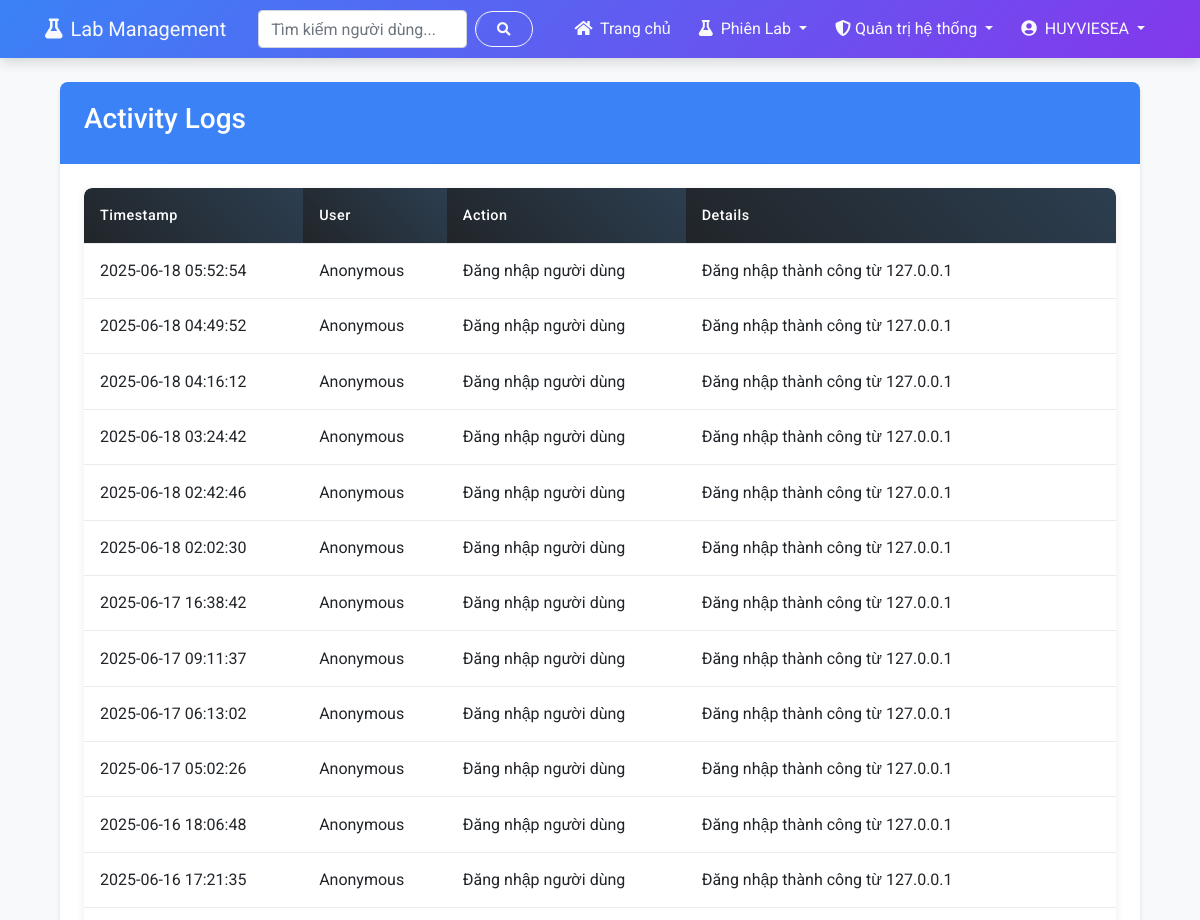
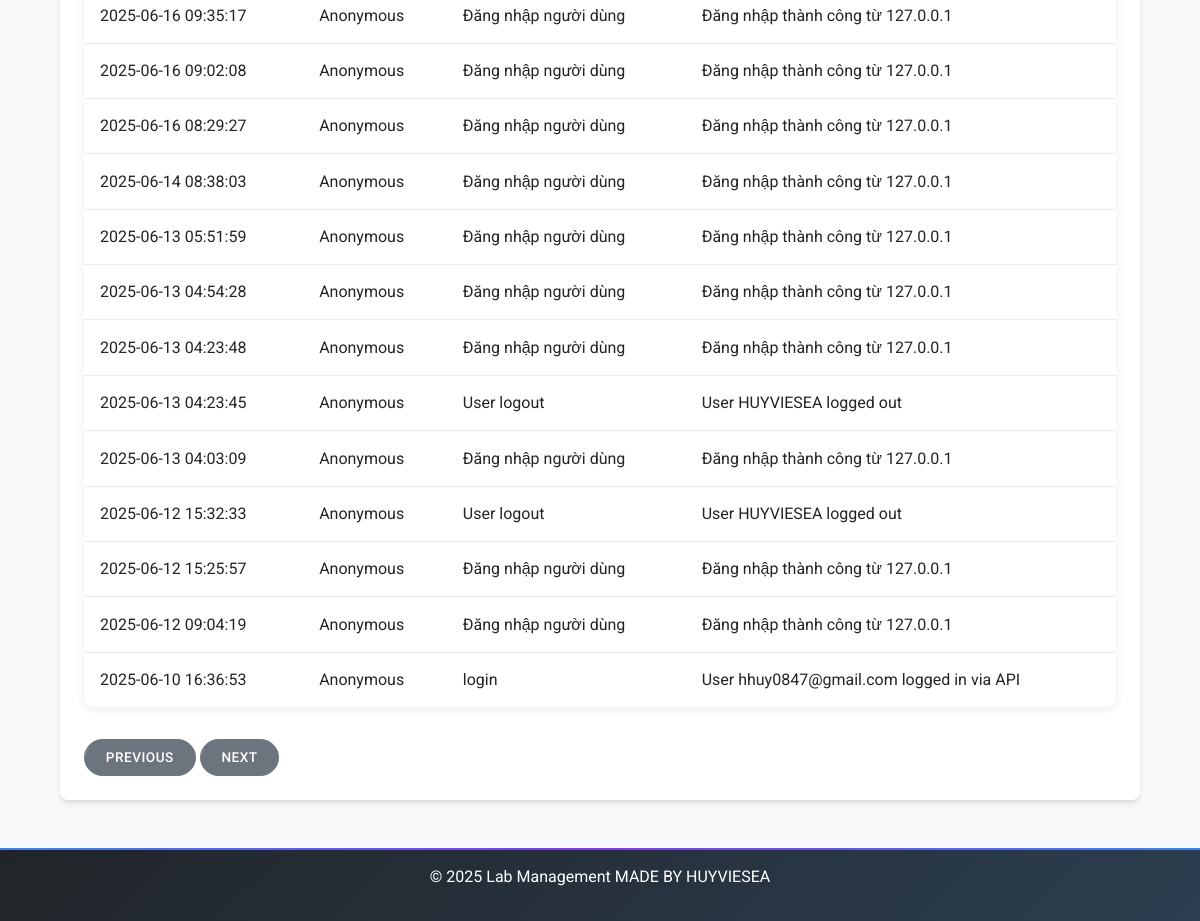
Page /admin/activity-logs/2 (signed in) on the committed database (2 pictures, top to bottom).
### app/models.py (models this page shows, shortened)
class NguoiDung(UserMixin, db.Model):
    id = db.Column(db.Integer, primary_key=True)
    ten_nguoi_dung = db.Column(db.String(80), unique=True, nullable=False)
    email = db.Column(db.String(120), unique=True, nullable=False)
    mat_khau_hash = db.Column(db.String(256))
    vai_tro = db.Column(db.String(20), default="nguoi_dung")  # quan_tri_he_thong, quan_tri_vien, nguoi_dung
    ngay_tao = db.Column(db.DateTime, default=datetime.utcnow)
    last_seen = db.Column(db.DateTime, default=datetime.utcnow)
    bio = db.Column(db.Text, nullable=True)  # Thêm trường bio cho giới thiệu bản thân
    reset_token = db.Column(db.String(100), nullable=True)
    reset_token_expiry = db.Column(db.Integer, nullable=True)  # Unix timestamp
    def is_admin(self):
        return self.vai_tro in ["quan_tri_vien", "quan_tri_he_thong"]
    def is_admin_manager(self):
        return self.vai_tro == "quan_tri_he_thong"

class NhatKyHoatDong(db.Model):
    id = db.Column(db.Integer, primary_key=True)
    nguoi_dung_ma = db.Column(db.Integer, db.ForeignKey("nguoi_dung.id"), nullable=True)
    nguoi_dung = db.relationship("NguoiDung", backref="nhat_ky")
    hanh_dong = db.Column(db.String(128), nullable=False)
    chi_tiet = db.Column(db.Text, nullable=True)
    dia_chi_ip = db.Column(db.String(45), nullable=True)
    thoi_gian = db.Column(db.DateTime, default=datetime.utcnow)

### app/routes/admin.py (the view)
@admin_bp.route('/activity-logs')
@admin_bp.route('/activity-logs/<int:page>')
@login_required
@admin_required
@cached_route(timeout=120, key_prefix='admin_activity_logs')
def activity_logs(page=1):
    per_page = CaiDatHeThong.lay_gia_tri("items_per_page", 25)
    logs = NhatKyHoatDong.query.order_by(NhatKyHoatDong.thoi_gian.desc()).paginate(
        page=page, per_page=per_page, error_out=False
    )
    return render_template("admin/admin_logs.html", logs=logs)

### app/cache/cache_manager.py (called while the page is built, shortened)
    def get_cache(self) -> Optional[Any]:
        if self.cache:
            return self.cache
        try:
            from flask import current_app
            cache_ext = current_app.extensions.get('cache')
            if cache_ext and isinstance(cache_ext, dict):
                for cache_instance in cache_ext.keys():
                    if hasattr(cache_instance, 'get') and hasattr(cache_instance, 'set') and hasattr(cache_instance, 'delete'):
                        return cache_instance
        except Exception as e:
            logger.error(f"Error getting cache: {e}")
            return None

    def record_miss(self):
        self.metrics['misses'] += 1

    def generate_cache_key(self, prefix, *args, **kwargs):
        key_parts = [prefix]
        if hasattr(g, 'current_user') and current_user.is_authenticated:
            key_parts.append(f"user_{current_user.id}")
        for arg in args:
            if isinstance(arg, (str, int, float)):
                key_parts.append(str(arg))
            else:
                key_parts.append(hashlib.md5(str(arg).encode()).hexdigest()[:8])
        for k, v in sorted(kwargs.items()):
            key_parts.append(f"{k}_{v}")
        return "_".join(key_parts)

### app/models.py (called while the page is built)
    @staticmethod
    def lay_gia_tri(khoa, mac_dinh=None):
        setting = CaiDatHeThong.query.filter_by(khoa=khoa).first()
        if setting is None:
            return mac_dinh
        if setting.kieu == "boolean":
            return setting.gia_tri.lower() in ("true", "1", "yes")
        elif setting.kieu == "integer":
            return int(setting.gia_tri) if setting.gia_tri else 0
        elif setting.kieu == "float":
            return float(setting.gia_tri) if setting.gia_tri else 0.0
        return setting.gia_tri

### app/session_handler.py (called while the page is built)
    def init_app(self, app):
        self.app = app
        @app.before_request
        def ensure_session_consistency():
            self._ensure_session_consistency()

### app/templates/admin/admin_logs.html (shortened to what this page needs)
{% extends "index.html" %}
{% block styles %}
<link rel="stylesheet" href="{{ url_for('static', filename='css/admin_tables.css') }}">
{% endblock %}
{% block content %}
{% if current_user.is_authenticated and (current_user.is_admin() or current_user.is_admin_manager()) %}
<div class="container">
    <div class="card">
        <div class="card-header bg-primary text-white">
            <h3>Activity Logs</h3>
        </div>
        <div class="card-body">
            <div class="table-responsive">
                <table class="table admin-table">
                    <thead>
                        <tr>
                            <th class="sortable">Timestamp</th>
                            <th class="sortable">User</th>
                            <th class="sortable">Action</th>
                            <th>Details</th>
                        </tr>
                    </thead>
                    <tbody>
                        {% for log in logs.items %}
                        <tr>
                            <td>{{ log.thoi_gian.strftime('%Y-%m-%d %H:%M:%S') }}</td>
                            <td>
                                {% if log.user %}
                                    {{ log.nguoi_dung.ten_nguoi_dung }}
                                {% else %}
                                    Anonymous
                                {% endif %}
                            </td>
                            <td>{{ log.hanh_dong }}</td>
                            <td>{{ log.chi_tiet }}</td>
                        </tr>
                        {% endfor %}
                    </tbody>
                </table>
            </div>
            <div class="mt-3">            {% if logs.has_prev %}
                <a href="{{ url_for('admin.activity_logs', page=logs.prev_num) }}" class="btn btn-secondary">Previous</a>
            {% endif %}
            {% if logs.has_next %}
                <a href="{{ url_for('admin.activity_logs', page=logs.next_num) }}" class="btn btn-secondary">Next</a>
                {% endif %}
            </div>
        </div>
    </div>
</div>
{% else %}
<div class="alert alert-danger mt-5">Bạn không có quyền truy cập trang này.</div>
{% endif %}
{% endblock %}

### app/templates/base.html (shortened to what this page needs)
<!DOCTYPE html>
<html lang="vi">
<head>
    <link rel="stylesheet" href="https://cdnjs.cloudflare.com/ajax/libs/font-awesome/5.15.3/css/all.min.css">
    <link rel="stylesheet" href="https://stackpath.bootstrapcdn.com/bootstrap/4.5.2/css/bootstrap.min.css">
    <link rel="stylesheet" href="{{ url_for('static', filename='css/base.css') }}">
    <link rel="stylesheet" href="{{ url_for('static', filename='css/flash_messages.css') }}">
    <link rel="stylesheet" href="{{ url_for('static', filename='css/responsive.css') }}">
    {% block styles %}{% endblock %}
</head>
<body class="{% block body_class %}{% endblock %}">
    <nav class="navbar navbar-expand-lg navbar-dark bg-primary">
        <div class="container">
            <a class="navbar-brand" href="{{ url_for('user.dashboard') if current_user.is_authenticated else url_for('auth.login') }}">
                <i class="fas fa-flask mr-2"></i>Lab Management
            </a>
            <div class="collapse navbar-collapse" id="navbarNav">
                <form class="form-inline my-2 my-lg-0 mr-auto ml-3" method="GET" action="{{ url_for('search.search') }}">
                    <input class="form-control mr-sm-2" type="search" name="q" placeholder="Tìm kiếm người dùng..." aria-label="Search">
                    <button class="btn btn-outline-light my-2 my-sm-0" type="submit">
                        <i class="fas fa-search"></i>
                    </button>
                </form>
                <ul class="navbar-nav ml-auto">
                    {% if current_user.is_authenticated %}
                        <li class="nav-item">
                            <a class="nav-link" href="{{ url_for('user.dashboard') }}">
                                <i class="fas fa-home mr-1"></i> Trang chủ
                            </a>
                        </li>
                        <li class="nav-item dropdown">
                            <a class="nav-link dropdown-toggle" href="#" id="labSessionsDropdown" role="button" data-toggle="dropdown">
                                <i class="fas fa-flask mr-1"></i> Phiên Lab
                            </a>
                        </li>
                        {% if current_user.is_admin() %}
                        <li class="nav-item dropdown">
                            <a class="nav-link dropdown-toggle" href="#" id="adminDropdown" role="button" data-toggle="dropdown">
                                {% if current_user.is_admin_manager() %}
                                <i class="fas fa-shield-alt"></i> Quản trị hệ thống
                                {% else %}
                                <i class="fas fa-user-shield"></i> Quản trị viên
                                {% endif %}
                            </a>
                        </li>
                        {% endif %}
                        <li class="nav-item dropdown">
                            <a class="nav-link dropdown-toggle" href="#" id="userDropdown" role="button" data-toggle="dropdown">
                                <i class="fas fa-user-circle mr-1"></i> {{ current_user.ten_nguoi_dung }}
                            </a>
                        </li>
                    {% endif %}
                </ul>
            </div>
        </div>
    </nav>
    <main class="container mt-4">
        {% block content %}{% endblock %}
    </main>
    <footer class="bg-dark text-white text-center py-3 mt-5">
        <p>&copy; 2025 Lab Management MADE BY HUYVIESEA
        </p>
    </footer>
</body>
</html>

### app/static/css/base.css (style rules this page uses)
body { font-family: 'Roboto', sans-serif; background-color: var(--light-bg); color: var(--text-color); line-height: 1.6; position: relative; overflow-x: hidden; }
.navbar { background: linear-gradient(135deg, var(--primary-color), var(--secondary-color)); margin-bottom: 20px; box-shadow: 0 4px 12px rgba(0, 0, 0, 0.15); border: none; transition: var(--transition); }
.navbar-dark .navbar-brand, .navbar-dark .navbar-nav .nav-link { color: var(--text-light); transition: var(--transition); }
.navbar-nav { align-items: center; }
.navbar-nav .nav-item { padding: 0 2px; }
.navbar-nav .nav-link { white-space: nowrap; }
.navbar-nav .nav-item { margin-left: 2px; }
.navbar-nav .nav-link { padding: 0.5rem 0.75rem; white-space: nowrap; }
.card { margin-bottom: 24px; border: none; border-radius: var(--border-radius); box-shadow: var(--box-shadow); transition: var(--transition); overflow: hidden; background: #ffffff; position: relative; }
.card-header { font-weight: 500; border-bottom: none; padding: 1.25rem 1.5rem; position: relative; z-index: 1; }
.card-header:after { content: ''; position: absolute; bottom: 0; left: 0; width: 100%; height: 1px; background: linear-gradient(to right, transparent, rgba(0, 0, 0, 0.1), transparent); }
.card-body { padding: 1.5rem; }
.btn { border-radius: 50px; padding: 0.5rem 1.5rem; transition: var(--transition); font-weight: 500; text-transform: uppercase; font-size: 0.85rem; letter-spacing: 0.5px; position: relative; overflow: hidden; }
.btn:after { content: ''; position: absolute; top: 0; left: -100%; width: 100%; height: 100%; background: rgba(255, 255, 255, 0.2); transform: skewX(-20deg); transition: all 0.6s ease; }
.table { box-shadow: var(--box-shadow); border-radius: var(--border-radius); overflow: hidden; margin-bottom: 2rem; }
.table thead th { background: linear-gradient(45deg, var(--dark-bg), #2c3e50); color: var(--text-light); border: none; padding: 1rem; font-weight: 500; }
.table td { padding: 1rem; vertical-align: middle; border-top: 1px solid #e9ecef; }
footer { background: linear-gradient(135deg, var(--dark-bg), #2c3e50); color: var(--text-light); padding: 2rem 0; margin-top: 3rem; position: relative; overflow: hidden; }
footer:before { content: ''; position: absolute; top: 0; left: 0; width: 100%; height: 2px; background: linear-gradient(to right, var(--primary-color), var(--secondary-color), var(--primary-color)); }

### app/static/css/responsive.css (style rules this page uses)
:root { --breakpoint-xs: 0; --breakpoint-sm: 576px; --breakpoint-md: 768px; --breakpoint-lg: 992px; --breakpoint-xl: 1200px; }
html { font-size: 15px; scroll-behavior: smooth; }
body { overflow-x: hidden; width: 100%; min-height: 100vh; }
.container { width: 100%; padding-right: 15px; padding-left: 15px; margin-right: auto; margin-left: auto; }
@media (min-width: 576px) { html { font-size: 16px; } }
@media (min-width: 576px) { .container { max-width: 540px; } }
@media (min-width: 576px) { input, select, textarea { font-size: 0.95rem; padding: 0.6rem; } }
@media (min-width: 576px) { .btn { padding: 0.45rem 1.3rem; } }
@media (min-width: 576px) { .table td, .table th { padding: 0.8rem; } }
@media (min-width: 576px) { .card { margin-bottom: 1.5rem; } }
@media (min-width: 768px) { .container { max-width: 720px; } }
@media (min-width: 768px) { .navbar-nav { flex-direction: row; } }
@media (min-width: 768px) { .navbar-nav .nav-item { margin-left: 0.5rem; } }
@media (min-width: 768px) { .container, .form-container, .overlay-panel { transition: all 0.6s ease-in-out; } }
@media (min-width: 768px) { .admin-table thead th { padding: 1rem; font-size: 0.9rem; } }
@media (min-width: 992px) { .container { max-width: 960px; } }
@media (min-width: 992px) { .navbar-expand-lg .navbar-nav { flex-direction: row; } }
@media (min-width: 992px) { button, a, .card, .btn { transition: all 0.3s cubic-bezier(0.25, 0.8, 0.25, 1); } }
@media (min-width: 992px) { .table-responsive { overflow: visible; } }
@media (min-width: 1200px) { .container { max-width: 1140px; } }

### rows in the picture
NguoiDung: ten_nguoi_dung "HUYVIESEA"
NhatKyHoatDong: thoi_gian "2025-06-18 05:52:54", hanh_dong "Đăng nhập người dùng", chi_tiet "Đăng nhập thành công từ 127.0.0.1"
NhatKyHoatDong: thoi_gian "2025-06-18 04:49:52", hanh_dong "Đăng nhập người dùng", chi_tiet "Đăng nhập thành công từ 127.0.0.1"
NhatKyHoatDong: thoi_gian "2025-06-18 04:16:12", hanh_dong "Đăng nhập người dùng", chi_tiet "Đăng nhập thành công từ 127.0.0.1"
NhatKyHoatDong: thoi_gian "2025-06-18 03:24:42", hanh_dong "Đăng nhập người dùng", chi_tiet "Đăng nhập thành công từ 127.0.0.1"
NhatKyHoatDong: thoi_gian "2025-06-18 02:42:46", hanh_dong "Đăng nhập người dùng", chi_tiet "Đăng nhập thành công từ 127.0.0.1"
NhatKyHoatDong: thoi_gian "2025-06-18 02:02:30", hanh_dong "Đăng nhập người dùng", chi_tiet "Đăng nhập thành công từ 127.0.0.1"
NhatKyHoatDong: thoi_gian "2025-06-17 16:38:42", hanh_dong "Đăng nhập người dùng", chi_tiet "Đăng nhập thành công từ 127.0.0.1"
NhatKyHoatDong: thoi_gian "2025-06-17 09:11:37", hanh_dong "Đăng nhập người dùng", chi_tiet "Đăng nhập thành công từ 127.0.0.1"
NhatKyHoatDong: thoi_gian "2025-06-17 06:13:02", hanh_dong "Đăng nhập người dùng", chi_tiet "Đăng nhập thành công từ 127.0.0.1"
NhatKyHoatDong: thoi_gian "2025-06-17 05:02:26", hanh_dong "Đăng nhập người dùng", chi_tiet "Đăng nhập thành công từ 127.0.0.1"
NhatKyHoatDong: thoi_gian "2025-06-16 18:06:48", hanh_dong "Đăng nhập người dùng", chi_tiet "Đăng nhập thành công từ 127.0.0.1"
NhatKyHoatDong: thoi_gian "2025-06-16 17:21:35", hanh_dong "Đăng nhập người dùng", chi_tiet "Đăng nhập thành công từ 127.0.0.1"
NhatKyHoatDong: thoi_gian "2025-06-16 09:35:17", hanh_dong "Đăng nhập người dùng", chi_tiet "Đăng nhập thành công từ 127.0.0.1"
NhatKyHoatDong: thoi_gian "2025-06-16 09:02:08", hanh_dong "Đăng nhập người dùng", chi_tiet "Đăng nhập thành công từ 127.0.0.1"
NhatKyHoatDong: thoi_gian "2025-06-16 08:29:27", hanh_dong "Đăng nhập người dùng", chi_tiet "Đăng nhập thành công từ 127.0.0.1"
NhatKyHoatDong: thoi_gian "2025-06-14 08:38:03", hanh_dong "Đăng nhập người dùng", chi_tiet "Đăng nhập thành công từ 127.0.0.1"
NhatKyHoatDong: thoi_gian "2025-06-13 05:51:59", hanh_dong "Đăng nhập người dùng", chi_tiet "Đăng nhập thành công từ 127.0.0.1"
NhatKyHoatDong: thoi_gian "2025-06-13 04:54:28", hanh_dong "Đăng nhập người dùng", chi_tiet "Đăng nhập thành công từ 127.0.0.1"
NhatKyHoatDong: thoi_gian "2025-06-13 04:23:48", hanh_dong "Đăng nhập người dùng", chi_tiet "Đăng nhập thành công từ 127.0.0.1"
NhatKyHoatDong: thoi_gian "2025-06-13 04:23:45", hanh_dong "User logout", chi_tiet "User HUYVIESEA logged out"
NhatKyHoatDong: thoi_gian "2025-06-13 04:03:09", hanh_dong "Đăng nhập người dùng", chi_tiet "Đăng nhập thành công từ 127.0.0.1"
NhatKyHoatDong: thoi_gian "2025-06-12 15:32:33", hanh_dong "User logout", chi_tiet "User HUYVIESEA logged out"
NhatKyHoatDong: thoi_gian "2025-06-12 15:25:57", hanh_dong "Đăng nhập người dùng", chi_tiet "Đăng nhập thành công từ 127.0.0.1"
NhatKyHoatDong: thoi_gian "2025-06-12 09:04:19", hanh_dong "Đăng nhập người dùng", chi_tiet "Đăng nhập thành công từ 127.0.0.1"
NhatKyHoatDong: thoi_gian "2025-06-10 16:36:53", hanh_dong "login", chi_tiet "User hhuy0847@gmail.com logged in via API"
